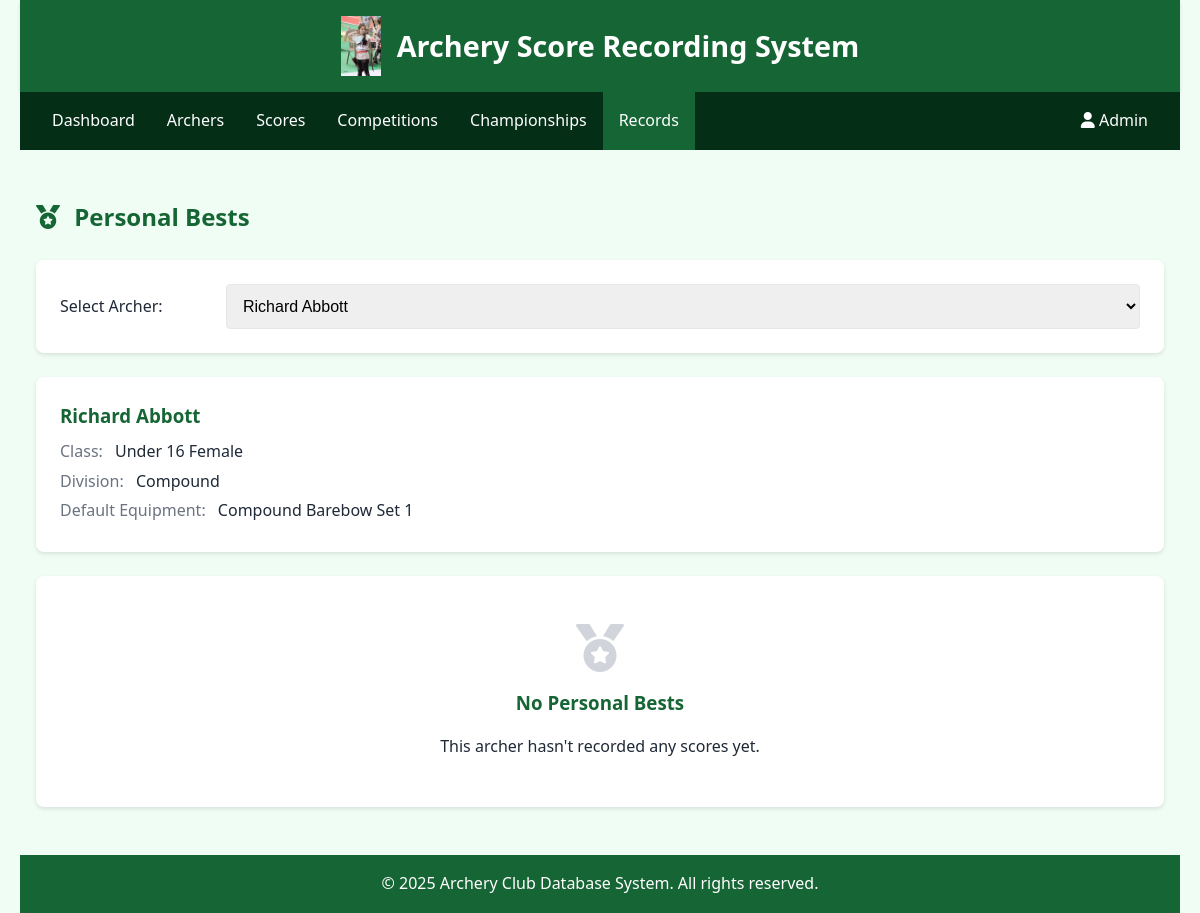
The app's page /recorder/personal_bests.php (signed in) with its own data.
### tables this page shows
CREATE TABLE `RecorderTable` (
  `RecorderID` int(11) NOT NULL,
  `Username` varchar(50) NOT NULL,
  `Password` varchar(255) NOT NULL,
  `FirstName` varchar(50) NOT NULL,
  `LastName` varchar(50) NOT NULL,
  `Email` varchar(100) NOT NULL,
  `IsActive` tinyint(1) DEFAULT '1'
);

CREATE TABLE `ArcherTable` (
  `ArcherID` int(11) NOT NULL,
  `FirstName` varchar(50) NOT NULL,
  `LastName` varchar(50) NOT NULL,
  `Gender` enum('Male','Female') NOT NULL,
  `DOB` date NOT NULL,
  `ClassID` int(11) NOT NULL,
  `DefaultDivisionID` int(11) NOT NULL,
  `DefaultEquipmentID` int(11) NOT NULL,
  `IsActive` tinyint(1) DEFAULT '1'
);

CREATE TABLE `ClassTable` (
  `ClassID` int(11) NOT NULL,
  `ClassName` varchar(100) NOT NULL,
  `Gender` enum('Female','Male') DEFAULT NULL,
  `MinAge` int(11) NOT NULL,
  `MaxAge` int(11) NOT NULL
);

CREATE TABLE `DivisionTable` (
  `DivisionID` int(11) NOT NULL,
  `DivisionName` varchar(100) NOT NULL,
  `Gender` varchar(6) DEFAULT NULL
);

CREATE TABLE `EquipmentTable` (
  `EquipmentID` int(11) NOT NULL,
  `EquipmentName` varchar(50) NOT NULL,
  `DivisionID` int(11) NOT NULL
);

### includes/settings.php (called while the page is built, shortened)
<?php
$host = "";
$user = "";
$pwd = "";
$sql_db = "";
function getDbConnection() {
    global $host, $user, $pwd, $sql_db;
    try {
        $conn = new mysqli($host, $user, $pwd, $sql_db);
        $conn->set_charset("utf8mb4");
        return $conn;
    } catch (Exception $e) {
        error_log("Database connection error: " . $e->getMessage());
        return false;
    }
}
function getCurrentRecorder() {
    $conn = getDbConnection();
    $recorder_id = $_SESSION['recorder_id'];
    $stmt = $conn->prepare("SELECT RecorderID, Username, FirstName, LastName, Email FROM RecorderTable WHERE RecorderID = ? AND IsActive = 1");
    $stmt->bind_param("i", $recorder_id);
    $stmt->execute();
    $result = $stmt->get_result();
    if ($result->num_rows === 1) {
        return $result->fetch_assoc();
    } else {
        session_unset();
        session_destroy();
        return null;
    }
}

### includes/db_functions.php (called while the page is built, shortened)
<?php
require_once 'settings.php';
function getAllArchers() {
    $conn = getDbConnection();
    $query = "SELECT a.ArcherID, a.FirstName, a.LastName, c.ClassName,
              d.DivisionName, e.EquipmentName
              FROM ArcherTable a
              JOIN ClassTable c ON a.ClassID = c.ClassID
              JOIN DivisionTable d ON a.DefaultDivisionID = d.DivisionID
              JOIN EquipmentTable e ON a.DefaultEquipmentID = e.EquipmentID
              WHERE a.IsActive = 1
              ORDER BY a.LastName, a.FirstName";
    $result = $conn->query($query);
    $archers = [];
    while ($row = $result->fetch_assoc()) {
        $archers[] = $row;
    }
    return $archers;
}
function getArcherById($archerId) {
    $conn = getDbConnection();
    $stmt = $conn->prepare("SELECT a.*, c.ClassName, d.DivisionName, e.EquipmentName
                          FROM ArcherTable a
                          JOIN ClassTable c ON a.ClassID = c.ClassID
                          JOIN DivisionTable d ON a.DefaultDivisionID = d.DivisionID
                          JOIN EquipmentTable e ON a.DefaultEquipmentID = e.EquipmentID
                          WHERE a.ArcherID = ? AND a.IsActive = 1");
    $stmt->bind_param("i", $archerId);
    $stmt->execute();
    $result = $stmt->get_result();
    if ($result->num_rows === 1) {
        return $result->fetch_assoc();
    } else {
        return null;
    }
}

### recorder/personal_bests.php (the view, shortened to what this page needs)
<?php
require_once '../includes/settings.php';
require_once '../includes/db_functions.php';
$recorder = getCurrentRecorder();
$archers = getAllArchers();
$selectedArcherId = isset($_GET['archer_id']) ? intval($_GET['archer_id']) : 0;
if ($selectedArcherId <= 0 && !empty($archers)) {
    $selectedArcherId = $archers[0]['ArcherID'];
}
$selectedArcher = null;
if ($selectedArcherId > 0) {
    $selectedArcher = getArcherById($selectedArcherId);
}
$personalBests = [];
if ($selectedArcher) {
    $personalBests = getPersonalBests($selectedArcherId);
}
?>
<!DOCTYPE html>
<html lang="en">
<head>
    <link rel="stylesheet" href="../css/main.css">
    <link rel="stylesheet" href="../css/navbar_recorder.css">
    <link rel="stylesheet" href="https://cdnjs.cloudflare.com/ajax/libs/font-awesome/6.0.0/css/all.min.css">
</head>
<body>
    <div class="container">
        <header>
            <div class="logo">
                <img src="../images/archery-logo.png" alt="Archery Club Logo" onerror="this.src='../images/default-logo.png'">
                <h1>Archery Score Recording System</h1>
            </div>
        </header>
        <div class="navbar">
            <div class="navbar-left">
                <a href="dashboard.php">Dashboard</a>
                <div class="dropdown">
                    <a href="#" class="dropdown-toggle">Archers</a>
                </div>
                <div class="dropdown">
                    <a href="#" class="dropdown-toggle">Scores</a>
                </div>
                <div class="dropdown">
                    <a href="#" class="dropdown-toggle">Competitions</a>
                </div>
                <div class="dropdown">
                    <a href="#" class="dropdown-toggle">Championships</a>
                </div>
                <div class="dropdown">
                    <a href="#" class="dropdown-toggle active">Records</a>
                </div>
            </div>
            <div class="navbar-right">
                <div class="dropdown">
                    <a href="#" class="dropdown-toggle">
                        <i class="fas fa-user"></i> <?php echo htmlspecialchars($recorder['FirstName']); ?>
                    </a>
                </div>
            </div>
        </div>
        <main>
            <div class="personal-bests-container">
                <div class="page-header">
                    <h2><i class="fas fa-medal"></i> Personal Bests</h2>
                </div>
                <div class="archer-selector">
                    <form action="personal_bests.php" method="get">
                        <div class="form-group">
                            <label for="archer">Select Archer:</label>
                            <select id="archer" name="archer_id" class="form-control" onchange="this.form.submit()">
                                <?php foreach ($archers as $archer): ?>
                                    <option value="<?php echo $archer['ArcherID']; ?>" <?php echo ($selectedArcherId === $archer['ArcherID']) ? 'selected' : ''; ?>>
                                        <?php echo htmlspecialchars($archer['FirstName'] . ' ' . $archer['LastName']); ?>
                                    </option>
                                <?php endforeach; ?>
                            </select>
                        </div>
                    </form>
                </div>
                <?php if ($selectedArcher): ?>
                    <div class="archer-info">
                        <div class="archer-details">
                            <h3><?php echo htmlspecialchars($selectedArcher['FirstName'] . ' ' . $selectedArcher['LastName']); ?></h3>
                            <div class="detail-row">
                                <span class="detail-label">Class:</span>
                                <span class="detail-value"><?php echo htmlspecialchars($selectedArcher['ClassName']); ?></span>
                            </div>
                            <div class="detail-row">
                                <span class="detail-label">Division:</span>
                                <span class="detail-value"><?php echo htmlspecialchars($selectedArcher['DivisionName']); ?></span>
                            </div>
                            <div class="detail-row">
                                <span class="detail-label">Default Equipment:</span>
                                <span class="detail-value"><?php echo htmlspecialchars($selectedArcher['EquipmentName']); ?></span>
                            </div>
                        </div>
                    </div>
                    <?php if (empty($personalBests)): ?>
                        <div class="no-pbs">
                            <i class="fas fa-medal"></i>
                            <h3>No Personal Bests</h3>
                            <p>This archer hasn't recorded any scores yet.</p>
                        </div>
                    <?php endif; ?>
                <?php endif; ?>
            </div>
        </main>
        <footer>
            <p>&copy; 2025 Archery Club Database System. All rights reserved.</p>
        </footer>
    </div>
</body>
</html>

### css/main.css (style rules this page uses)
:root { --primary-color: #166534; --primary-light: #22c55e; --secondary-color: #d97706; --light-color: #f0fdf4; --dark-color: #052e16; --gray-color: #e5e7eb; --text-color: #1f2937; --error-color: #dc2626; --success-color: #16a34a; }
* { margin: 0; padding: 0; box-sizing: border-box; }
body { font-family: 'Segoe UI', Tahoma, Geneva, Verdana, sans-serif; line-height: 1.6; color: var(--text-color); background-color: var(--light-color); min-height: 100vh; display: flex; flex-direction: column; }
.container { width: 100%; max-width: 1200px; margin: 0 auto; padding: 0 20px; flex: 1; display: flex; flex-direction: column; }
header { background-color: var(--primary-color); color: white; padding: 1rem 0; box-shadow: 0 2px 4px rgba(0, 0, 0, 0.1); }
.logo { display: flex; align-items: center; justify-content: center; gap: 1rem; }
.logo img { height: 60px; width: auto; }
.logo h1 { font-size: 1.8rem; font-weight: 600; }
main { flex: 1; padding: 2rem 0; }
.form-group { margin-bottom: 1.5rem; }
.form-group label { display: block; margin-bottom: 0.5rem; font-weight: 500; }
.form-control { width: 100%; padding: 0.75rem; font-size: 1rem; border: 1px solid var(--gray-color); border-radius: 4px; transition: border-color 0.3s; }
footer { text-align: center; padding: 1rem 0; background-color: var(--primary-color); color: white; margin-top: auto; }

### css/navbar_recorder.css (style rules this page uses)
.navbar { background-color: var(--dark-color); display: flex; justify-content: space-between; padding: 0 1rem; color: white; }
.navbar-left, .navbar-right { display: flex; }
.navbar a { color: white; padding: 1rem; text-decoration: none; display: block; }
.navbar a:hover, .navbar a.active { background-color: var(--primary-color); }
.dropdown { position: relative; }

### recorder/personal_bests.php (style rules this page uses)
.personal-bests-container { padding: 1rem; }
.page-header { margin-bottom: 1.5rem; }
.page-header h2 { color: var(--primary-color); margin: 0; }
.page-header h2 i { margin-right: 0.5rem; }
.archer-selector { background-color: white; border-radius: 8px; padding: 1.5rem; margin-bottom: 1.5rem; box-shadow: 0 2px 4px rgba(0, 0, 0, 0.1); }
.archer-selector .form-group { margin: 0; display: flex; align-items: center; }
.archer-selector label { margin-right: 1rem; margin-bottom: 0; font-weight: 500; min-width: 150px; }
.archer-info { background-color: white; border-radius: 8px; padding: 1.5rem; margin-bottom: 1.5rem; box-shadow: 0 2px 4px rgba(0, 0, 0, 0.1); display: flex; align-items: center; }
.archer-details h3 { color: var(--primary-color); margin-bottom: 0.5rem; }
.detail-row { margin-bottom: 0.25rem; }
.detail-label { font-weight: 500; margin-right: 0.5rem; color: #6b7280; }
.no-pbs, .no-archer-selected { background-color: white; border-radius: 8px; padding: 3rem 1.5rem; text-align: center; box-shadow: 0 2px 4px rgba(0, 0, 0, 0.1); }
.no-pbs i, .no-archer-selected i { font-size: 3rem; color: #d1d5db; margin-bottom: 1rem; }
.no-pbs h3, .no-archer-selected h3 { color: var(--primary-color); margin-bottom: 1rem; }

### records on screen
recordertable: FirstName "Admin"
archertable: FirstName+LastName "Richard Abbott", ClassID.ClassName "Under 16 Female", DefaultDivisionID.DivisionName "Compound", DefaultEquipmentID.EquipmentName "Compound Barebow Set 1"

### other values on screen
form field archer_id "Richard Abbott"
